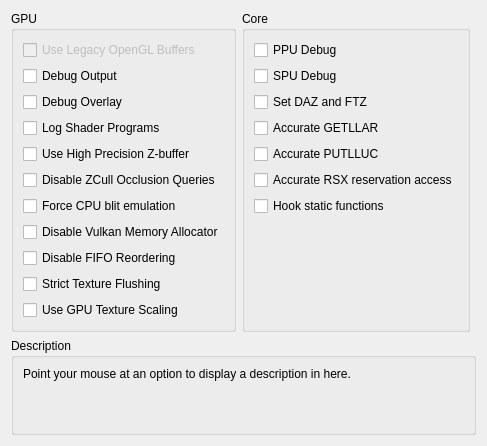
     <widget class="QWidget" name="debugTab">
      <attribute name="title">
       <string>Debug</string>
      </attribute>
      <layout class="QVBoxLayout" name="debugTab_layout">
       <item>
        <layout class="QHBoxLayout" name="debugTabLayout" stretch="1,1,1">
         <item>
          <widget class="QGroupBox" name="gb_debug_gpu">
           <property name="enabled">
            <bool>true</bool>
           </property>
           <property name="title">
            <string>GPU</string>
           </property>
           <property name="alignment">
            <set>Qt::AlignLeading|Qt::AlignLeft|Qt::AlignTop</set>
           </property>
           <layout class="QVBoxLayout" name="gb_debug_gpu_layout">
            <item alignment="Qt::AlignTop">
             <widget class="QCheckBox" name="glLegacyBuffers">
              <property name="enabled">
               <bool>false</bool>
              </property>
              <property name="text">
               <string>Use Legacy OpenGL Buffers</string>
              </property>
             </widget>
            </item>
            <item alignment="Qt::AlignTop">
             <widget class="QCheckBox" name="debugOutput">
              <property name="text">
               <string>Debug Output</string>
              </property>
             </widget>
            </item>
            <item>
             <widget class="QCheckBox" name="debugOverlay">
              <property name="text">
               <string>Debug Overlay</string>
              </property>
             </widget>
            </item>
            <item>
             <widget class="QCheckBox" name="logProg">
              <property name="text">
               <string>Log Shader Programs</string>
              </property>
             </widget>
            </item>
            <item alignment="Qt::AlignTop">
             <widget class="QCheckBox" name="forceHighpZ">
              <property name="text">
               <string>Use High Precision Z-buffer</string>
              </property>
             </widget>
            </item>
            <item>
             <widget class="QCheckBox" name="disableHwOcclusionQueries">
              <property name="text">
               <string>Disable ZCull Occlusion Queries</string>
              </property>
             </widget>
            </item>
            <item>
             <widget class="QCheckBox" name="forceCpuBlitEmulation">
              <property name="text">
               <string>Force CPU blit emulation</string>
              </property>
             </widget>
            </item>
            <item>
             <widget class="QCheckBox" name="disableVulkanMemAllocator">
              <property name="text">
               <string>Disable Vulkan Memory Allocator</string>
              </property>
             </widget>
            </item>
            <item>
             <widget class="QCheckBox" name="disableFIFOReordering">
              <property name="text">
               <string>Disable FIFO Reordering</string>
              </property>
             </widget>
            </item>
            <item>
             <widget class="QCheckBox" name="strictTextureFlushing">
              <property name="text">
               <string>Strict Texture Flushing</string>
              </property>
             </widget>
            </item>
            <item>
             <widget class="QCheckBox" name="gpuTextureScaling">
              <property name="text">
               <string>Use GPU Texture Scaling</string>
              </property>
             </widget>
            </item>
           </layout>
          </widget>
         </item>
         <item>
          <widget class="QGroupBox" name="gb_debug_core">
           <property name="title">
            <string>Core</string>
           </property>
           <layout class="QVBoxLayout" name="gb_debug_core_layout">
            <item>
             <widget class="QCheckBox" name="ppuDebug">
              <property name="text">
               <string>PPU Debug</string>
              </property>
             </widget>
            </item>
            <item>
             <widget class="QCheckBox" name="spuDebug">
              <property name="text">
               <string>SPU Debug</string>
              </property>
             </widget>
            </item>
            <item>
             <widget class="QCheckBox" name="setDAZandFTZ">
              <property name="text">
               <string>Set DAZ and FTZ</string>
              </property>
             </widget>
            </item>
            <item>
             <widget class="QCheckBox" name="accurateGETLLAR">
              <property name="text">
               <string>Accurate GETLLAR</string>
              </property>
             </widget>
            </item>
            <item>
             <widget class="QCheckBox" name="accuratePUTLLUC">
              <property name="text">
               <string>Accurate PUTLLUC</string>
              </property>
             </widget>
            </item>
            <item>
             <widget class="QCheckBox" name="accurateRSXAccess">
              <property name="text">
               <string>Accurate RSX reservation access</string>
              </property>
             </widget>
            </item>
            <item>
             <widget class="QCheckBox" name="hookStFunc">
              <property name="text">
               <string>Hook static functions</string>
              </property>
             </widget>
            </item>
            <item>
             <spacer name="verticalSpacer">
              <property name="orientation">
               <enum>Qt::Vertical</enum>
              </property>
              <property name="sizeHint" stdset="0">
               <size>
                <width>0</width>
                <height>0</height>
               </size>
              </property>
             </spacer>
            </item>
           </layout>
          </widget>
         </item>
         <item>
          <widget class="QWidget" name="debug_spacer_widget" native="true"/>
         </item>
        </layout>
       </item>
       <item>
        <spacer name="debugTabSpacer">
         <property name="orientation">
          <enum>Qt::Vertical</enum>
         </property>
         <property name="sizeHint" stdset="0">
          <size>
           <width>0</width>
           <height>0</height>
          </size>
         </property>
        </spacer>
       </item>
       <item>
        <widget class="QGroupBox" name="gb_description_debug">
         <property name="title">
          <string>Description</string>
         </property>
         <layout class="QVBoxLayout" name="gb_description_debug_layout">
          <item>
           <widget class="QLabel" name="description_debug">
            <property name="text">
             <string>Point your mouse at an option to display a description in here.


</string>
            </property>
            <property name="textFormat">
             <enum>Qt::PlainText</enum>
            </property>
            <property name="alignment">
             <set>Qt::AlignLeading|Qt::AlignLeft|Qt::AlignTop</set>
            </property>
            <property name="wordWrap">
             <bool>true</bool>
            </property>
           </widget>
          </item>
         </layout>
        </widget>
       </item>
      </layout>
     </widget>
